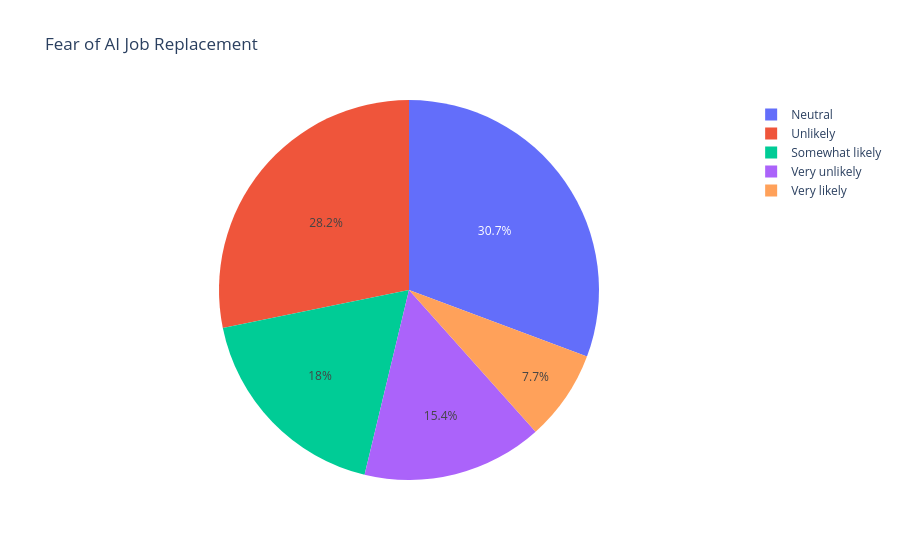

The code cell stored with this chart in its notebook:
### Code cell
# AI Job Replacement Fear — Pie Chart
fig = px.pie(
    df,
    names='ai_job_replacement_fear',
    title='Fear of AI Job Replacement'
)

fig.show()

### Figure 1 — Plotly figure (JSON) as saved in the notebook; plotly's stock layout.template omitted (floating-point values rounded to 4 significant figures; data arrays with more than 128 entries replaced by an {"elided": "..."} marker saying what was removed)
{"data": [{"domain": {"x": [0, 1], "y": [0, 1]}, "hovertemplate": "ai_job_replacement_fear=%{label}<extra></extra>", "labels": {"elided": "12000 str values"}, "legendgroup": "", "name": "", "showlegend": true, "type": "pie"}], "layout": {"legend": {"tracegroupgap": 0}, "title": {"text": "Fear of AI Job Replacement"}}}
